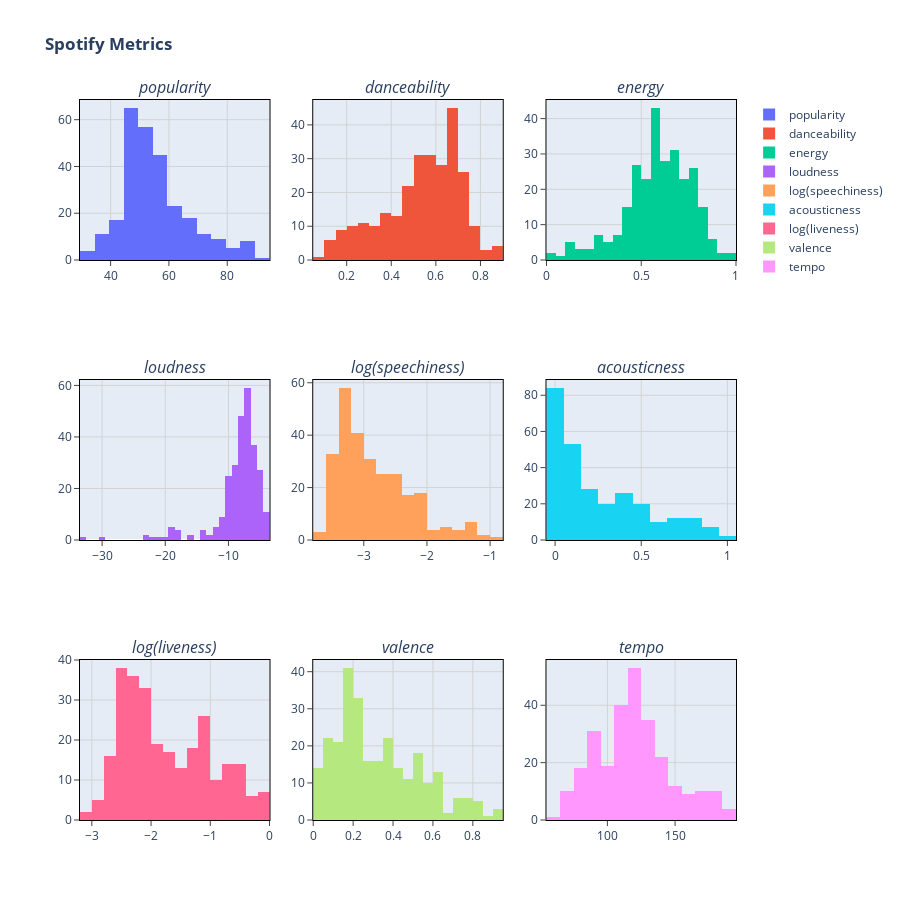

Source (notebook cell):
### Code cell
# Histograms
fig=make_subplots(rows=3,cols=3,subplot_titles=('<i>popularity', '<i>danceability', '<i>energy', 
                                                '<i>loudness', '<i>log(speechiness)', '<i>acousticness', 
                                                '<i>log(liveness)', '<i>valence', '<i>tempo'))

fig.add_trace(go.Histogram(x=df['popularity'],name='popularity'),row=1,col=1)
fig.add_trace(go.Histogram(x=df['danceability'],name='danceability'),row=1,col=2)
fig.add_trace(go.Histogram(x=df['energy'],name='energy'),row=1,col=3)
fig.add_trace(go.Histogram(x=df['loudness'],name='loudness'),row=2,col=1)
fig.add_trace(go.Histogram(x=np.log(df['speechiness']),name='log(speechiness)'),row=2,col=2)
fig.add_trace(go.Histogram(x=df['acousticness'],name='acousticness'),row=2,col=3)
fig.add_trace(go.Histogram(x=np.log(df['liveness']),name='log(liveness)'),row=3,col=1)
fig.add_trace(go.Histogram(x=df['valence'],name='valence'),row=3,col=2)
fig.add_trace(go.Histogram(x=df['tempo'],name='tempo'),row=3,col=3)

fig.update_xaxes(
    mirror=True,
    ticks='outside',
    showline=True,
    linecolor='black',
    gridcolor='lightgrey'
)

fig.update_yaxes(
    mirror=True,
    ticks='outside',
    showline=True,
    linecolor='black',
    gridcolor='lightgrey'
)

fig.update_layout(height=900,width=900,title_text='<b>Spotify Metrics')

### Figure 1 — Plotly figure (JSON) as saved in the notebook; plotly's stock layout.template omitted (floating-point values rounded to 4 significant figures; data arrays with more than 128 entries replaced by an {"elided": "..."} marker saying what was removed)
{"data": [{"name": "popularity", "type": "histogram", "x": {"elided": "274 int values"}, "xaxis": "x", "yaxis": "y"}, {"name": "danceability", "type": "histogram", "x": {"elided": "274 float values"}, "xaxis": "x2", "yaxis": "y2"}, {"name": "energy", "type": "histogram", "x": {"elided": "274 float values"}, "xaxis": "x3", "yaxis": "y3"}, {"name": "loudness", "type": "histogram", "x": {"elided": "274 float values"}, "xaxis": "x4", "yaxis": "y4"}, {"name": "log(speechiness)", "type": "histogram", "x": {"elided": "274 float values"}, "xaxis": "x5", "yaxis": "y5"}, {"name": "acousticness", "type": "histogram", "x": {"elided": "274 float values"}, "xaxis": "x6", "yaxis": "y6"}, {"name": "log(liveness)", "type": "histogram", "x": {"elided": "274 float values"}, "xaxis": "x7", "yaxis": "y7"}, {"name": "valence", "type": "histogram", "x": {"elided": "274 float values"}, "xaxis": "x8", "yaxis": "y8"}, {"name": "tempo", "type": "histogram", "x": {"elided": "274 float values"}, "xaxis": "x9", "yaxis": "y9"}], "layout": {"annotations": [{"font": {"size": 16}, "showarrow": false, "text": "<i>popularity", "x": 0.1444, "xanchor": "center", "xref": "paper", "y": 1, "yanchor": "bottom", "yref": "paper"}, {"font": {"size": 16}, "showarrow": false, "text": "<i>danceability", "x": 0.5, "xanchor": "center", "xref": "paper", "y": 1, "yanchor": "bottom", "yref": "paper"}, {"font": {"size": 16}, "showarrow": false, "text": "<i>energy", "x": 0.8556, "xanchor": "center", "xref": "paper", "y": 1, "yanchor": "bottom", "yref": "paper"}, {"font": {"size": 16}, "showarrow": false, "text": "<i>loudness", "x": 0.1444, "xanchor": "center", "xref": "paper", "y": 0.6111, "yanchor": "bottom", "yref": "paper"}, {"font": {"size": 16}, "showarrow": false, "text": "<i>log(speechiness)", "x": 0.5, "xanchor": "center", "xref": "paper", "y": 0.6111, "yanchor": "bottom", "yref": "paper"}, {"font": {"size": 16}, "showarrow": false, "text": "<i>acousticness", "x": 0.8556, "xanchor": "center", "xref": "paper", "y": 0.6111, "yanchor": "bottom", "yref": "paper"}, {"font": {"size": 16}, "showarrow": false, "text": "<i>log(liveness)", "x": 0.1444, "xanchor": "center", "xref": "paper", "y": 0.2222, "yanchor": "bottom", "yref": "paper"}, {"font": {"size": 16}, "showarrow": false, "text": "<i>valence", "x": 0.5, "xanchor": "center", "xref": "paper", "y": 0.2222, "yanchor": "bottom", "yref": "paper"}, {"font": {"size": 16}, "showarrow": false, "text": "<i>tempo", "x": 0.8556, "xanchor": "center", "xref": "paper", "y": 0.2222, "yanchor": "bottom", "yref": "paper"}], "height": 900, "title": {"text": "<b>Spotify Metrics"}, "width": 900, "xaxis": {"anchor": "y", "domain": [0, 0.2889], "gridcolor": "lightgrey", "linecolor": "black", "mirror": true, "showline": true, "ticks": "outside"}, "xaxis2": {"anchor": "y2", "domain": [0.3556, 0.6444], "gridcolor": "lightgrey", "linecolor": "black", "mirror": true, "showline": true, "ticks": "outside"}, "xaxis3": {"anchor": "y3", "domain": [0.7111, 1], "gridcolor": "lightgrey", "linecolor": "black", "mirror": true, "showline": true, "ticks": "outside"}, "xaxis4": {"anchor": "y4", "domain": [0, 0.2889], "gridcolor": "lightgrey", "linecolor": "black", "mirror": true, "showline": true, "ticks": "outside"}, "xaxis5": {"anchor": "y5", "domain": [0.3556, 0.6444], "gridcolor": "lightgrey", "linecolor": "black", "mirror": true, "showline": true, "ticks": "outside"}, "xaxis6": {"anchor": "y6", "domain": [0.7111, 1], "gridcolor": "lightgrey", "linecolor": "black", "mirror": true, "showline": true, "ticks": "outside"}, "xaxis7": {"anchor": "y7", "domain": [0, 0.2889], "gridcolor": "lightgrey", "linecolor": "black", "mirror": true, "showline": true, "ticks": "outside"}, "xaxis8": {"anchor": "y8", "domain": [0.3556, 0.6444], "gridcolor": "lightgrey", "linecolor": "black", "mirror": true, "showline": true, "ticks": "outside"}, "xaxis9": {"anchor": "y9", "domain": [0.7111, 1], "gridcolor": "lightgrey", "linecolor": "black", "mirror": true, "showline": true, "ticks": "outside"}, "yaxis": {"anchor": "x", "domain": [0.7778, 1], "gridcolor": "lightgrey", "linecolor": "black", "mirror": true, "showline": true, "ticks": "outside"}, "yaxis2": {"anchor": "x2", "domain": [0.7778, 1], "gridcolor": "lightgrey", "linecolor": "black", "mirror": true, "showline": true, "ticks": "outside"}, "yaxis3": {"anchor": "x3", "domain": [0.7778, 1], "gridcolor": "lightgrey", "linecolor": "black", "mirror": true, "showline": true, "ticks": "outside"}, "yaxis4": {"anchor": "x4", "domain": [0.3889, 0.6111], "gridcolor": "lightgrey", "linecolor": "black", "mirror": true, "showline": true, "ticks": "outside"}, "yaxis5": {"anchor": "x5", "domain": [0.3889, 0.6111], "gridcolor": "lightgrey", "linecolor": "black", "mirror": true, "showline": true, "ticks": "outside"}, "yaxis6": {"anchor": "x6", "domain": [0.3889, 0.6111], "gridcolor": "lightgrey", "linecolor": "black", "mirror": true, "showline": true, "ticks": "outside"}, "yaxis7": {"anchor": "x7", "domain": [0, 0.2222], "gridcolor": "lightgrey", "linecolor": "black", "mirror": true, "showline": true, "ticks": "outside"}, "yaxis8": {"anchor": "x8", "domain": [0, 0.2222], "gridcolor": "lightgrey", "linecolor": "black", "mirror": true, "showline": true, "ticks": "outside"}, "yaxis9": {"anchor": "x9", "domain": [0, 0.2222], "gridcolor": "lightgrey", "linecolor": "black", "mirror": true, "showline": true, "ticks": "outside"}}}
